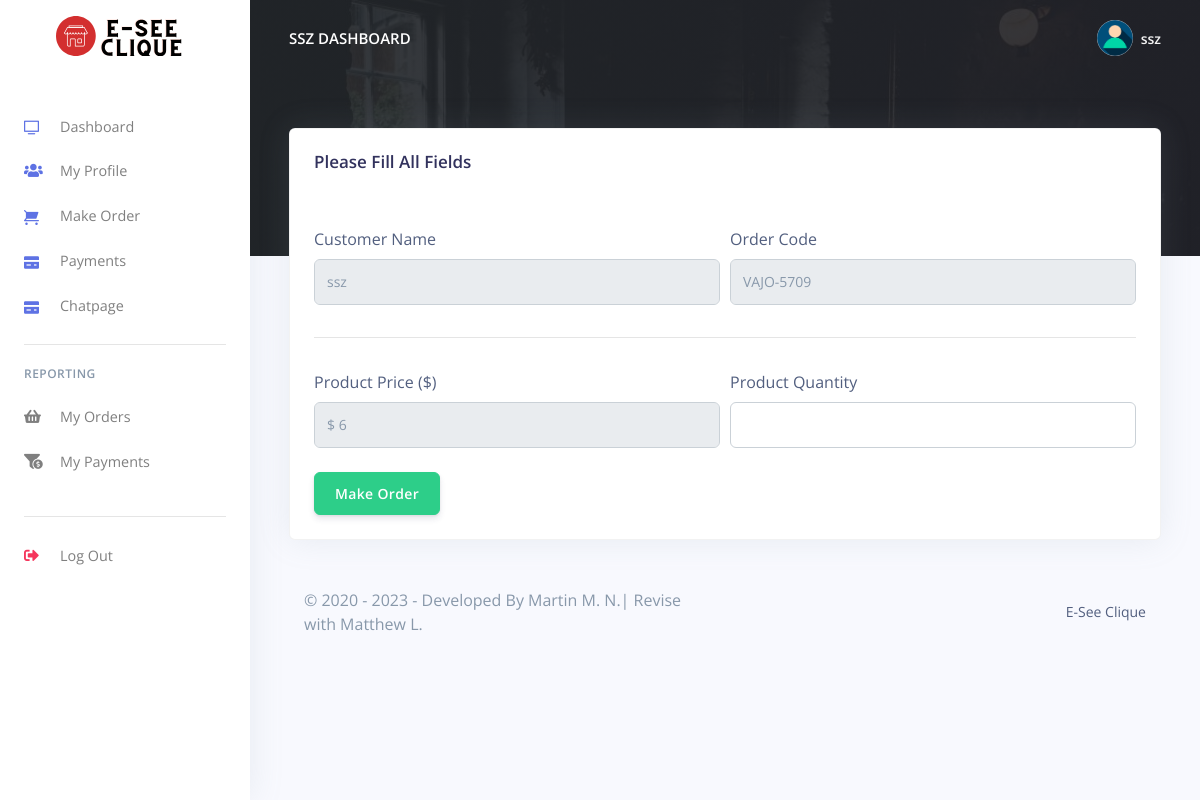
The app's page /Restro/customer/make_oder?prod_id=5d66c79953&prod_name=Cheese Curd&prod_price=6 (signed in) with its own data.
### tables this page shows
CREATE TABLE `rpos_customers` (
  `customer_id` varchar(200) NOT NULL,
  `customer_name` varchar(200) NOT NULL,
  `customer_phoneno` varchar(200) NOT NULL,
  `customer_email` varchar(200) NOT NULL,
  `customer_password` varchar(200) NOT NULL,
  `created_at` timestamp(6) NOT NULL DEFAULT current_timestamp(6) ON UPDATE current_timestamp(6),
  `IP_Address` varchar(50) NOT NULL
);

CREATE TABLE `rpos_products` (
  `prod_id` varchar(200) NOT NULL,
  `prod_code` varchar(200) NOT NULL,
  `prod_name` varchar(200) NOT NULL,
  `prod_img` varchar(200) NOT NULL,
  `prod_desc` longtext NOT NULL,
  `prod_price` varchar(200) NOT NULL,
  `quantity` int(50) NOT NULL,
  `created_at` timestamp(6) NOT NULL DEFAULT current_timestamp(6) ON UPDATE current_timestamp(6)
);

### Restro/customer/config/code-generator.php (called while the page is built, shortened)
<?php
$length = 4;
$alpha = substr(str_shuffle("QWERTYUIOPLKJHGFDSAZXCVBNM"), 1, $length);
$beta = substr(str_shuffle("1234567890"), 1, $length);

### Restro/customer/make_oder.php (the view, shortened to what this page needs)
<?php
include('config/config.php');
include('config/code-generator.php');
require_once('partials/_head.php');
?>
<body>
    <?php
    require_once('partials/_sidebar.php');
    ?>
    <div class="main-content">
        <?php
        require_once('partials/_topnav.php');
        ?>
        <div class="container-fluid mt--8">
            <div class="row">
                <div class="col">
                    <div class="card shadow">
                        <div class="card-header border-0">
                            <h3>Please Fill All Fields</h3>
                        </div>
                        <div class="card-body">
                            <form method="POST" enctype="multipart/form-data">
                                <div class="form-row">
                                    <div class="col-md-6">
                                        <label>Customer Name</label>
                                        <?php
                                        $customer_id = $_SESSION['customer_id'];
                                        $ret = "SELECT * FROM  rpos_customers WHERE customer_id = '$customer_id' ";
                                        $stmt = $mysqli->prepare($ret);
                                        $stmt->execute();
                                        $res = $stmt->get_result();
                                        while ($cust = $res->fetch_object()) {
                                        ?>
                                            <input class="form-control" readonly name="customer_name" value="<?php echo $cust->customer_name; ?>">
                                        <?php } ?>
                                    </div>
                                    <div class="col-md-6">
                                        <label>Order Code</label>
                                        <input type="text" readonly name="order_code" value="<?php echo $alpha; ?>-<?php echo $beta; ?>" class="form-control" value="">
                                    </div>
                                </div>
                                <hr>
                                <?php
                                $prod_id = $_GET['prod_id'];
                                $ret = "SELECT * FROM  rpos_products WHERE prod_id = '$prod_id'";
                                $stmt = $mysqli->prepare($ret);
                                $stmt->execute();
                                $res = $stmt->get_result();
                                while ($prod = $res->fetch_object()) {
                                ?>
                                    <div class="form-row">
                                        <div class="col-md-6">
                                            <label>Product Price ($)</label>
                                            <input type="text" readonly name="prod_price" value="$ <?php echo $prod->prod_price; ?>" class="form-control">
                                        </div>
                                        <div class="col-md-6">
                                            <label>Product Quantity</label>
                                            <input type="number" name="prod_qty" class="form-control" value="" min="1" max ="<?php echo $prod->quantity; ?>">
                                        </div>
                                    </div>
                                <?php } ?>
                                <br>
                                <div class="form-row">
                                    <div class="col-md-6">
                                        <input type="submit" name="make" value="Make Order" class="btn btn-success" value="">
                                    </div>
                                </div>
                            </form>
                        </div>
                    </div>
                </div>
            </div>
            <?php
            require_once('partials/_footer.php');
            ?>
        </div>
    </div>
</body>
</html>

### Restro/customer/partials/_sidebar.php (shortened to what this page needs)
<?php
$customer_id = $_SESSION['customer_id'];
$ret = "SELECT * FROM  rpos_customers  WHERE customer_id = '$customer_id'";
$stmt = $mysqli->prepare($ret);
$stmt->execute();
$res = $stmt->get_result();
while ($customer = $res->fetch_object()) {
?>
  <nav class="navbar navbar-vertical fixed-left navbar-expand-md navbar-light bg-white" id="sidenav-main">
    <div class="container-fluid">
      <a class="navbar-brand pt-0" href="dashboard">
        <img src="../admin/assets/img/brand/test.svg" class="navbar-brand-img" alt="...">
      </a>
      <div class="collapse navbar-collapse" id="sidenav-collapse-main">
        <ul class="navbar-nav">
          <li class="nav-item">
            <a class="nav-link" href="dashboard">
              <i class="ni ni-tv-2 text-primary"></i> Dashboard
            </a>
          </li>
          <li class="nav-item">
            <a class="nav-link" href="change_profile">
              <i class="fas fa-users text-primary"></i> My Profile
            </a>
          </li>
          <li class="nav-item">
            <a class="nav-link" href="orders">
              <i class="ni ni-cart text-primary"></i>Make Order
            </a>
          </li>
          <li class="nav-item">
            <a class="nav-link" href="payments">
              <i class="ni ni-credit-card text-primary"></i> Payments
            </a>
          </li>
          <li class="nav-item">
            <a class="nav-link" href="chat/chatpage">
              <i class="ni ni-credit-card text-primary"></i> Chatpage
            </a>
          </li>
        </ul>
        <hr class="my-3">
        <h6 class="navbar-heading text-muted">Reporting</h6>
        <ul class="navbar-nav mb-md-3">
          <li class="nav-item">
            <a class="nav-link" href="orders_reports">
              <i class="fas fa-shopping-basket"></i> My Orders
            </a>
          </li>
          <li class="nav-item">
            <a class="nav-link" href="payments_reports">
              <i class="fas fa-funnel-dollar"></i> My Payments
            </a>
          </li>
        </ul>
        <hr class="my-3">
        <ul class="navbar-nav mb-md-3">
          <li class="nav-item">
            <a class="nav-link" href="logout">
              <i class="fas fa-sign-out-alt text-danger"></i> Log Out
            </a>
          </li>
        </ul>
      </div>
    </div>
  </nav>
<?php } ?>

### Restro/customer/partials/_topnav.php (shortened to what this page needs)
<?php
$customer_id = $_SESSION['customer_id'];
$ret = "SELECT * FROM  rpos_customers  WHERE customer_id = '$customer_id'";
$stmt = $mysqli->prepare($ret);
$stmt->execute();
$res = $stmt->get_result();
while ($customer = $res->fetch_object()) {
?>
    <nav class="navbar navbar-top navbar-expand-md navbar-dark" id="navbar-main">
        <div class="container-fluid">
            <a class="h4 mb-0 text-white text-uppercase d-none d-lg-inline-block" href="dashboard"><?php echo $customer->customer_name; ?> Dashboard</a>
            <ul class="navbar-nav align-items-center d-none d-md-flex">
                <li class="nav-item dropdown">
                    <a class="nav-link pr-0" href="#" role="button" data-toggle="dropdown" aria-haspopup="true" aria-expanded="false">
                        <div class="media align-items-center">
                            <span class="avatar avatar-sm rounded-circle">
                                <img alt="Image placeholder" src="../admin/assets/img/theme/user-a-min.png">
                            </span>
                            <div class="media-body ml-2 d-none d-lg-block">
                                <span class="mb-0 text-sm  font-weight-bold"><?php echo $customer->customer_name; ?></span>
                            </div>
                        </div>
                    </a>
                </li>
            </ul>
        </div>
    </nav>
<?php } ?>

### records on screen
rpos_customers: customer_name "SSZ", customer_name "ssz"
rpos_products: prod_price "$ 6"
